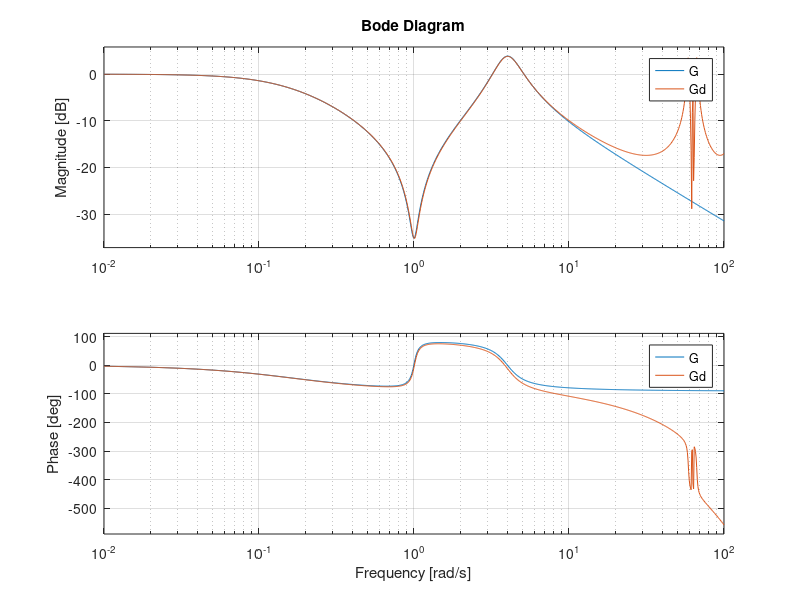
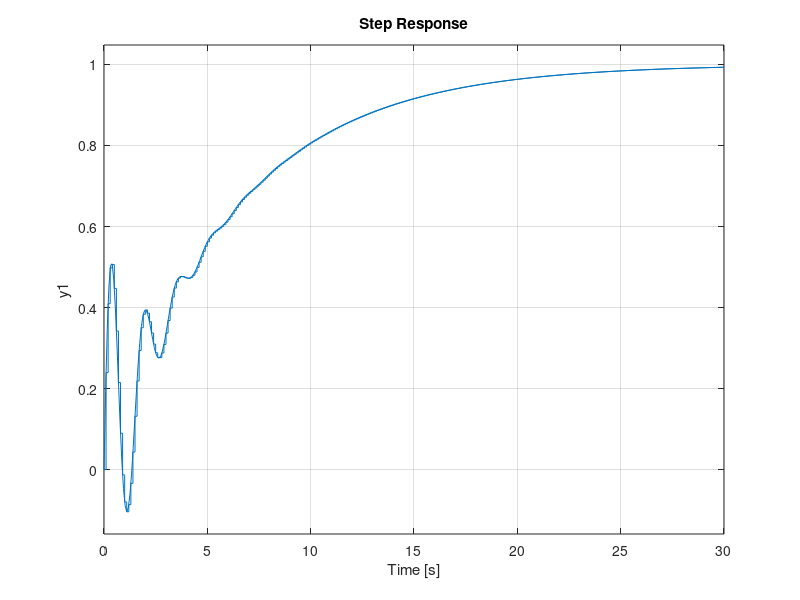

These figures' MATLAB source, in order: (Note: this script raises an error after producing the figures.)
close all
%
clear
%% Our system
h = 0.1;
s=tf('s');
z = tf('z',h);
w0 = 1;
zeta0 = 0.05;
w1 = 4;
zeta1 = 0.1;
T = 6;
G = (s^2+ + 2*zeta0*w0*s + w0^2)/w0^2*w1^2/(s^2+zeta1*w1^2*s+w1^2)/(1+s*T);

%G = (w0^2)/w0^2*w1^2/(s^2+zeta1*w1^2*s+w1^2)/(1+s*T);

%G = 1/(1+s*T)   % neglecting the resonance

Gd = c2d(G,h)
[bd,ad] = tfdata(Gd,'v')

%%
figure(1)
bode(G,Gd)
legend('G','Gd')
hold on
grid on

% print -depsc robotarm01.eps

figure(2)
step(G,30)
hold on
step(Gd,30)
grid on


%%
% Identification
figure(3)
Tsimu = 1000;
N = Tsimu / h;
u = idinput(N,'rbs',[0 0.3]);
x = lsim(Gd,u);
noiselevel = 0.1;   % change noise level here 
y = x + noiselevel*std(x)*randn(N,1);

% Use this code if you want to simulate with a true system of ARX structure
% arxtrue = idpoly(ad,bd,1,1,1,0.01,h);
% y = sim(arxtrue,u,simOptions('AddNoise',true));

% Split data into train and test 
ytrain = y(1:N/2);
utrain = u(1:N/2);
ytest = y(N/2+1:end);
utest = u(N/2+1:end);
ztrain = iddata(ytrain,utrain,h);
ztest = iddata(ytest,utest,h);

T1 = (1:100)';
subplot(211)
plot(h*(T1-1),x(T1),'b')
hold on
plot(h*(T1-1),y(T1),'r')
subplot(212)
plot(h*(T1-1),u(T1),'k')

%%
% arxstruc(ZE, ZV, NN)

NN = [1 1 1 ; 2 2 1 ; 3 3 1; 4 4 1 ; 5 5 1 ; 6 6 1 ; 7 7 1; 8 8 1; 9 9 1; 10 10 1; 11 11 1; 12 12 1; 13 13 1; 14 14 1; 15 15 1];
V = arxstruc(ztrain,ztest,NN);
Nbest = selstruc(V)

%%
arx3 = arx(ztrain,[3 3 1]);
arx9 = arx(ztrain,[9 9 1]);
arx15 = arx(ztrain,[15 15 1]);
figure(4)
h4 = bodeplot(Gd,arx3,arx9,arx15);
setoptions(h4,'FreqUnits','Hz','MagScale','log','MagUnits','Abs');
legend('Gd(true)','arx3','arx9','arx15');
fixfig


%%
figure(5)
oe3 = oe(ztrain,[3 3 1])
h5 = bodeplot(Gd,oe3);

%%
figure(6)
[ypred50, FIT, X0] = compare(ztest, oe3, Inf);

%%
subplot(211)
plot(h*(1:200)',ytest(1:200),'b-')
hold on
plot(h*(1:200)',ypred50.OutputData(1:200),'r-')
legend('ytest','ypred50','Location','best')
subplot(212)
plot(h*(1:200)',utest(1:200),'b-')









